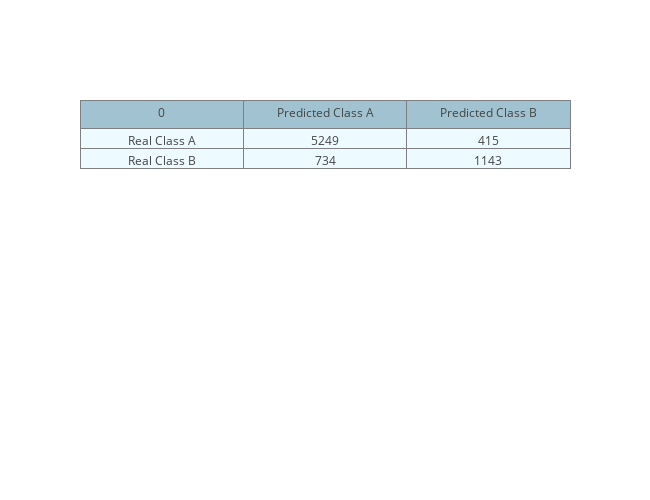
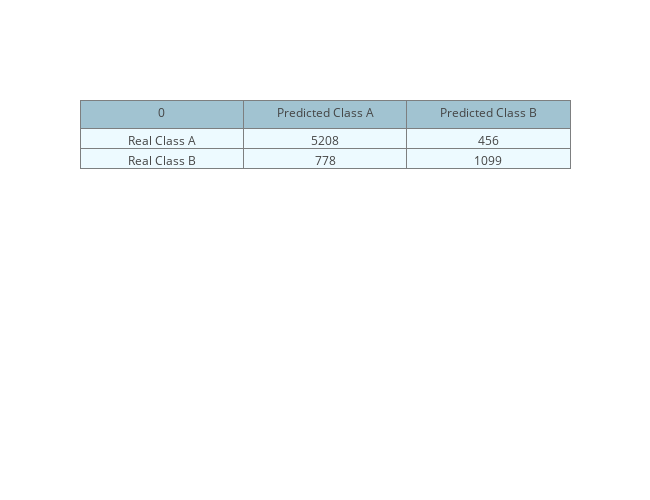

Write notebook code for charts like these, in order.
### Code cell
#Obtains and displays the confusion matrix
cms = [metrics.confusion_matrix(y_test, np.array(y_pred['Predicted Class'])) for y_pred in y_preds]
cms_df = [pd.DataFrame(cm, columns = ['Predicted Class A','Predicted Class B']) for cm in cms]
cms_df = [pd.concat([pd.DataFrame(['Real Class A', 'Real Class B']), cm_df], axis=1) for cm_df in cms_df]
[plot_table(cm_df,650,500) for cm_df in cms_df]

### Figure 1 — Plotly figure (JSON) as saved in the notebook; plotly's stock layout.template omitted (floating-point values rounded to 4 significant figures)
{"data": [{"cells": {"align": ["center", "center", "center", "center", "center"], "fill": {"color": "#EDFAFF"}, "line": {"color": "#7D7F80"}, "values": [["Real Class A", "Real Class B"], [5249, 734], [415, 1143]]}, "header": {"align": ["center", "center", "center", "center", "center"], "fill": {"color": "#a1c3d1"}, "line": {"color": "#7D7F80"}, "values": [0, "Predicted Class A", "Predicted Class B"]}, "type": "table"}], "layout": {"height": 500, "width": 650}}

### Figure 2 — Plotly figure (JSON) as saved in the notebook; plotly's stock layout.template omitted (floating-point values rounded to 4 significant figures)
{"data": [{"cells": {"align": ["center", "center", "center", "center", "center"], "fill": {"color": "#EDFAFF"}, "line": {"color": "#7D7F80"}, "values": [["Real Class A", "Real Class B"], [5208, 778], [456, 1099]]}, "header": {"align": ["center", "center", "center", "center", "center"], "fill": {"color": "#a1c3d1"}, "line": {"color": "#7D7F80"}, "values": [0, "Predicted Class A", "Predicted Class B"]}, "type": "table"}], "layout": {"height": 500, "width": 650}}
